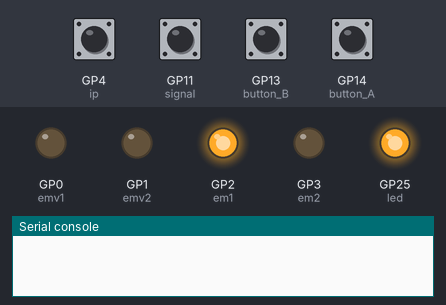
A program run on a simulated Raspberry Pi Pico running MicroPython. Parts: output pins drawn as LEDs (lit = HIGH), the last lines printed to the serial console. Inputs (shaded band) come from the test bench; at power-on: GP11 (signal) HIGH, GP4 (ip), GP13 (button_B), GP14 (button_A) LOW.

Above: at 1.2 s.
1.3 s: GP14 (button_A) pulled HIGH for 0.4 s
At 2.9 s:
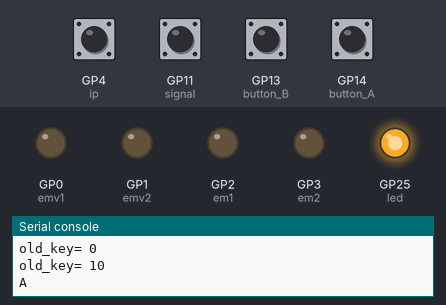
3.4 s: GP4 (ip) pulled HIGH for 0.4 s
At 3.8 s:
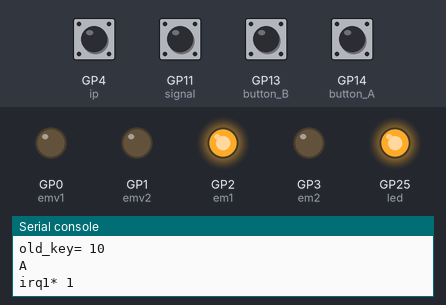
5.3 s: GP14 (button_A) pulled HIGH for 1 s
At 6.7 s:
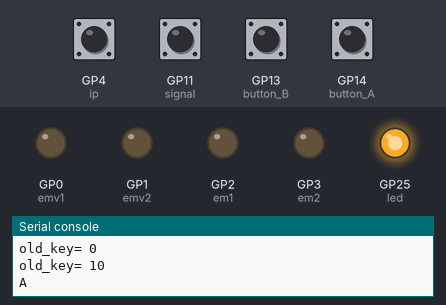
7.8 s: GP4 (ip) pulled HIGH for 1 s
At 8.4 s:
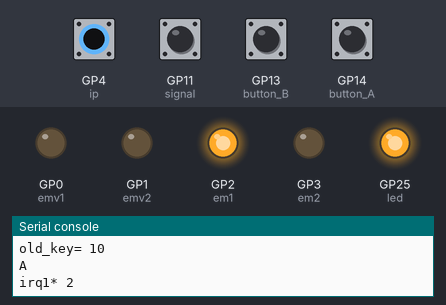
Timing chart, 0 to 10.8 s (numbered marks = the images above; inputs shaded):
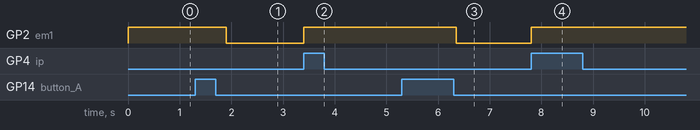

Measured:
- after the input at 1.3 s, GP2 (em1): HIGH → LOW after 0.61 s
- after the input at 3.4 s, GP2 (em1): LOW → HIGH at once
- after the input at 5.3 s, GP2 (em1): HIGH → LOW after 1.0 s
- after the input at 7.8 s, GP2 (em1): LOW → HIGH at once

The program:

simplectl.py
```python
from machine import Pin,Timer
import time
led=Pin(25,Pin.OUT)
button_A=Pin(14,Pin.IN,Pin.PULL_DOWN)
button_B=Pin(13,Pin.IN,Pin.PULL_DOWN)
button_C=Pin(15,Pin.IN,Pin.PULL_DOWN)
emv1=Pin(0,Pin.OUT)
emv2=Pin(1,Pin.OUT)
em1=Pin(2,Pin.OUT)
em2=Pin(3,Pin.OUT)
signal=Pin(11,Pin.IN,Pin.PULL_UP)
ip=Pin(4,Pin.IN,Pin.PULL_DOWN)

def shutdown_1(ip):
    global irq1
    irq1+=1
    print('irq1*',irq1)
    em1.value(1)
def shutdown_2(signal):
    global irq2
    irq2+=1
    print('irq2*',irq2)
    em1.value(1)
        #signal.irq(twinkle, Pin.IRQ_FALLING)
if __name__=='__main__':
    led.value(1)
    em1.value(1)
    main_cnt=0
    old_key=0
    global req,irq
    irq1=0
    irq2=0
    ip.irq(shutdown_1, Pin.IRQ_RISING)
    signal.irq(shutdown_2, Pin.IRQ_FALLING)
    while True:
        main_cnt+=1
        time.sleep(0.001)
        if main_cnt%300==0:
            ip.irq(shutdown_1, Pin.IRQ_RISING)
            key=button_A.value()*10+button_B.value()
            if key!=old_key:
                print('old_key=',old_key)
            if key==0 and old_key==10:
               print("A")
               em1.value(0)
               main_cnt=0
            old_key=key
        
```
